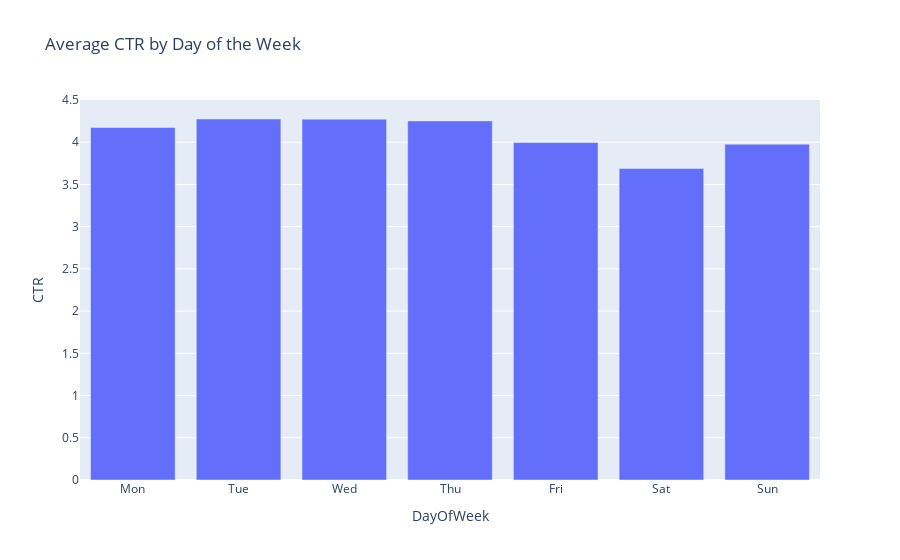

Source (notebook cell):
### Code cell
# Average CTR by day of the week:

df['DayOfWeek'] = df.index.dayofweek
df['WeekOfMonth'] = df.index.week // 4

# EDA based on DayOfWeek
day_of_week_ctr = df.groupby('DayOfWeek')['CTR'].mean().reset_index()
day_of_week_ctr['DayOfWeek'] = ['Mon', 'Tue', 'Wed', 'Thu', 'Fri', 'Sat', 'Sun']

fig = px.bar(day_of_week_ctr, x='DayOfWeek', y='CTR', title='Average CTR by Day of the Week')
fig.show()

### Figure 1 — Plotly figure (JSON) as saved in the notebook; plotly's stock layout.template omitted (floating-point values rounded to 4 significant figures)
{"data": [{"alignmentgroup": "True", "hovertemplate": "DayOfWeek=%{x}<br>CTR=%{y}<extra></extra>", "legendgroup": "", "marker": {"color": "#636efa", "pattern": {"shape": ""}}, "name": "", "offsetgroup": "", "orientation": "v", "showlegend": false, "textposition": "auto", "type": "bar", "x": ["Mon", "Tue", "Wed", "Thu", "Fri", "Sat", "Sun"], "xaxis": "x", "y": [4.174, 4.275, 4.273, 4.252, 3.996, 3.688, 3.977], "yaxis": "y"}], "layout": {"barmode": "relative", "legend": {"tracegroupgap": 0}, "title": {"text": "Average CTR by Day of the Week"}, "xaxis": {"anchor": "y", "domain": [0, 1], "title": {"text": "DayOfWeek"}}, "yaxis": {"anchor": "x", "domain": [0, 1], "title": {"text": "CTR"}}}}
